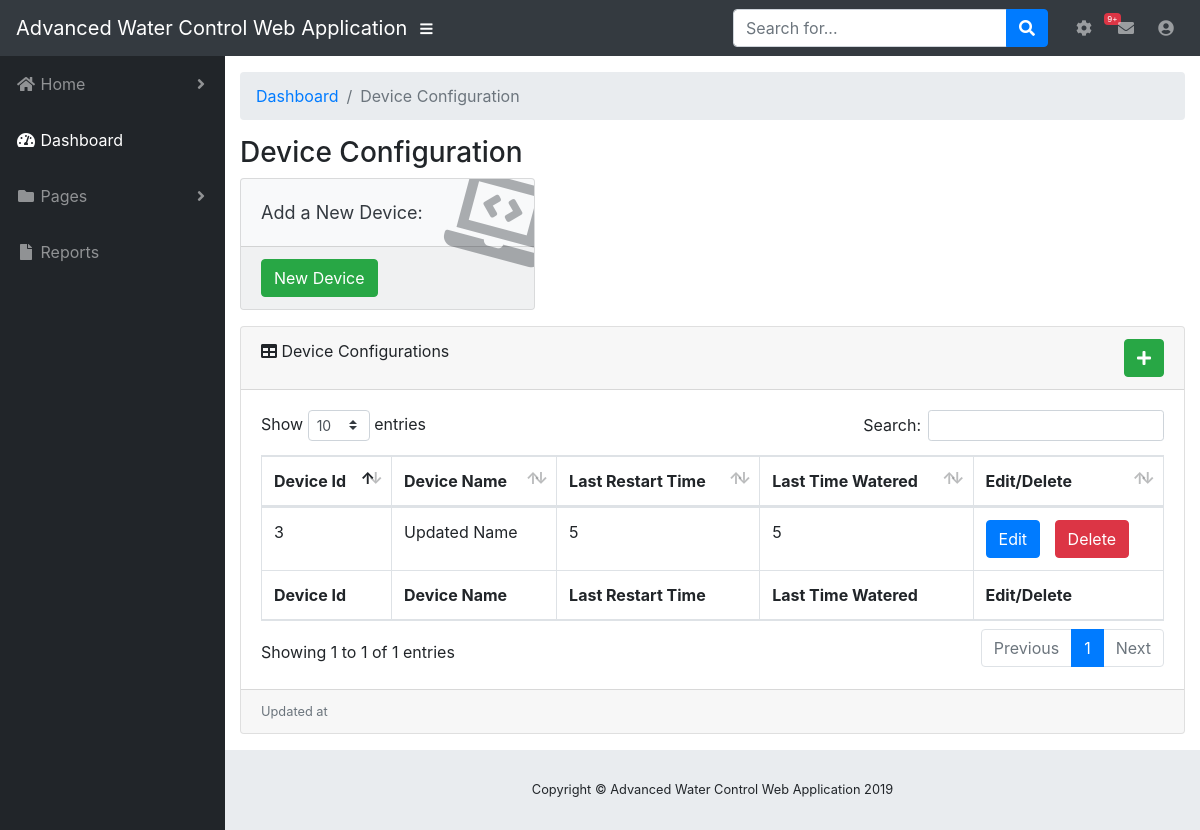
Before: /device_configuration with the older database file.
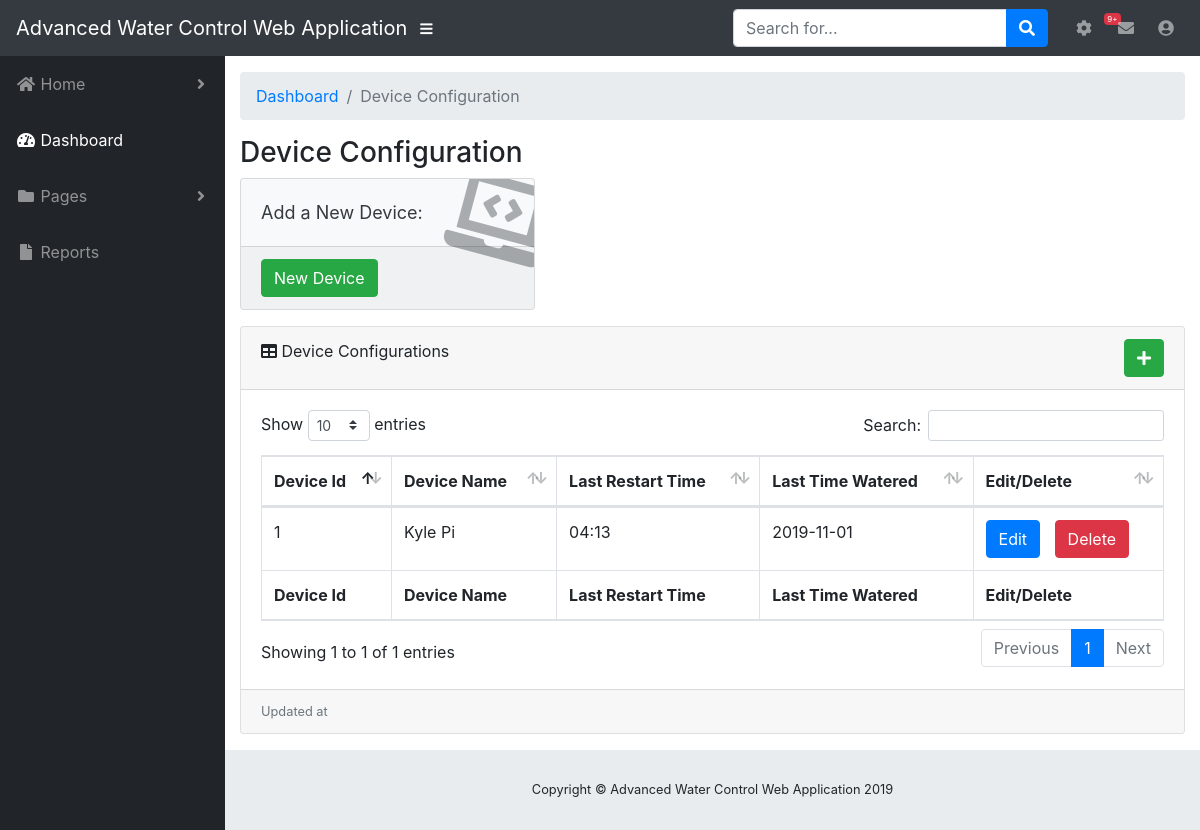
After: the same page with the newer database file.
### db_setup.py (models this page shows, shortened)
class Device(Base):
    __tablename__ = "devices"
    id = Column(Integer, unique=True, primary_key=True)
    name = Column(String(250), nullable=False)
    restart_time = Column(String(250))
    last_watered = Column(String(250))

### main.py (the view)
@app.route('/device_configuration')
def device_configuration():
    devices = session.query(Device).all()
    return render_template('devices/deviceConfiguration.html', devices=devices)

### templates/devices/deviceConfiguration.html
{% extends "layout.html" %}
{% block body %}
    <div id="content-wrapper">
      <div class="container-fluid">
        <ol class="breadcrumb">
          <li class="breadcrumb-item">
            <a href="{{ url_for('home') }}">Dashboard</a>
          </li>
          <li class="breadcrumb-item active">Device Configuration</li>
        </ol>
        <h3 >Device Configuration</h3>
      <div class="row">
          <div class="col-xl-4 col-sm-6 mb-3">
            <div class="card text-dark bg-light o-hidden h-100">
              <div class="card-body">
                <div class="card-body-icon">
                  <i class="fas fa-laptop-code"></i>
                </div>
                <div style="font-size: large">Add a New Device:</div>
              </div>
              <div class="card-footer text-dark clearfix small z-1">
                    <a href="{{ url_for('newDevice') }}" style="color:white; text-decoration:none"> <button class="btn btn-success" >New Device</button></a>
              </div>
            </div>
        </div>
      </div>
        <div class="card mb-3">
          <div class="card-header">
            <i class="fas fa-table"></i>
                Device Configurations
              <a href="{{ url_for('newDevice') }}" style="float:right; color:white; text-decoration:none"> <button class="btn btn-success" ><i class="fas fa-plus"></i></button></a>
          </div>
          <div class="card-body">
            <div class="table-responsive">
              <table class="table table-bordered" id="dataTable" width="100%" cellspacing="0">
                <thead>
                  <tr>
                    <th>Device Id</th>
                    <th>Device Name</th>
                    <th>Last Restart Time</th>
                    <th>Last Time Watered</th>
                    <th>Edit/Delete</th>
                  </tr>
                </thead>
                <tfoot>
                  <tr>
                    <th>Device Id</th>
                    <th>Device Name</th>
                    <th>Last Restart Time</th>
                    <th>Last Time Watered</th>
                    <th>Edit/Delete</th>
                  </tr>
                </tfoot>
                <tbody>
                     {% for device in devices %}
                      <tr>
                        <td>{{device.id}}</td>
                        <td>{{device.name}}</td>
                        <td>{{device.restart_time}}</td>
                        <td>{{device.last_watered}}</td>
                        <td>
                            <a href="{{url_for('editDevice', device_id = device.id )}}"><button class="btn btn-primary">Edit</button></a>
                            <a href="{{url_for('deleteDevice', device_id = device.id )}}" style="margin-left: 10px;"><button class="btn btn-danger">Delete</button></a>
                        </td>
                      </tr>
                     {% endfor %}
                 </tbody>
              </table>
            </div>
          </div>
          <div class="card-footer small text-muted">Updated at {{time}}</div>
        </div>
      </div>
      <footer class="sticky-footer">
        <div class="container my-auto">
          <div class="copyright text-center my-auto">
            <span>Copyright © Advanced Water Control Web Application 2019</span>
          </div>
        </div>
      </footer>
    </div>
{% endblock %}

Changed rows visible on the page:
removed Device: id "3", name "Updated Name", restart_time "5", last_watered "5"
added Device: id "1", name "Kyle Pi", restart_time "04:13", last_watered "2019-11-01"
